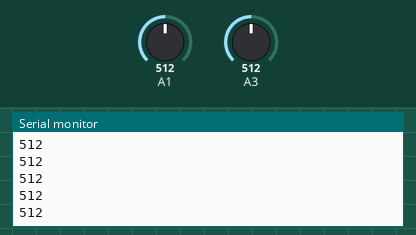
Recording of a sketch running on a simulated Arduino Uno, built with avr-gcc and run on an emulated ATmega328P. Parts: the last lines printed to the serial monitor. Inputs (shaded band) come from the test bench; at power-on: A1 = 512, A3 = 512. No radio packets arrive unless stated.

Above: at 1.2 s.
1.3 s: A1 set to 716
At 2.4 s:
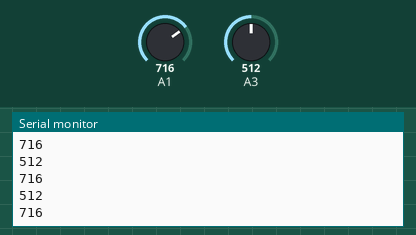
2.8 s: A3 set to 306
At 3.9 s:
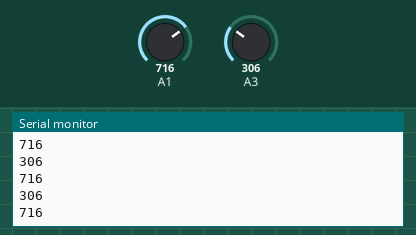
4.3 s: A1 set to 900
At 5.3 s:
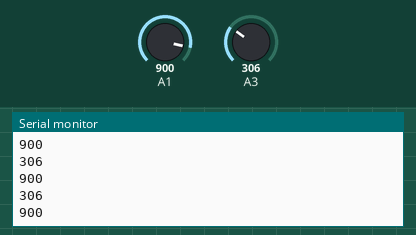
5.8 s: A3 set to 122
At 6.9 s:
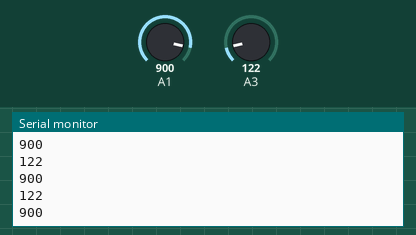
Timing chart, 0 to 8.3 s (numbered marks = the images above; inputs shaded):
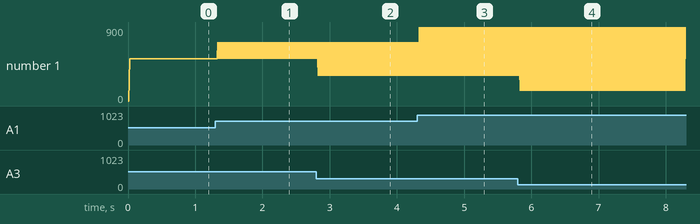

Measured:
- after the input at 1.3 s, the serial monitor: prints a new line at once (image 1)
- after the input at 2.8 s, the serial monitor: prints a new line at once (image 2)
- after the input at 4.3 s, the serial monitor: prints a new line at once (image 3)
- after the input at 5.8 s, the serial monitor: prints a new line at once (image 4)
- plotted number 1: 512 → 716 after the input at 1.3 s, 716 → 900 after the input at 4.3 s

The sketch:

transmitter.ino
```cpp
#include <SPI.h>
#include <nRF24L01.h>
#include <RF24.h>
RF24 radio(8, 9); // CE, CSN
const byte address[6] = "rccar";
int xyData[2];
int xAxis, yAxis;
void setup() {
 Serial.begin(9600);
 radio.begin();
 radio.openWritingPipe(address);
 radio.setPALevel(RF24_PA_MIN);
 radio.stopListening();
}
void loop() {
 Serial.println(xyData[0]);
 Serial.println(xyData[1]);
 xyData[0] = analogRead(A3);
 xyData[1] = analogRead(A1);
 radio.write(&xyData, sizeof(xyData));

 delay(20);
}
```
